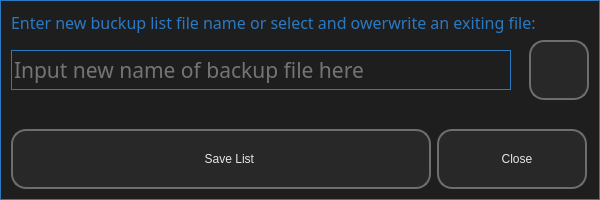
<?xml version="1.0" encoding="UTF-8"?>
<ui version="4.0">
 <class>Dialog</class>
 <widget class="QDialog" name="Dialog">
  <property name="geometry">
   <rect>
    <x>0</x>
    <y>0</y>
    <width>600</width>
    <height>200</height>
   </rect>
  </property>
  <property name="maximumSize">
   <size>
    <width>600</width>
    <height>800</height>
   </size>
  </property>
  <property name="windowTitle">
   <string>Add Item to Backup List</string>
  </property>
  <property name="styleSheet">
   <string notr="true">*{
background-color: rgb(30, 30, 30);
font: 16pt &quot;Lexend Light&quot;;
border: 1px solid;
color: rgb(230, 230, 230);
border-color: #2B79C2;
}
QLabel{
font: 12pt &quot;Lexend Light&quot;;
color: #2B79C2;
border: no
}
QLineEdit{
background-color: rgb(30, 30, 30);
}

QPushButton {
border: 2px solid;
color: rgb(230, 230, 230);
border-color: rgb(110, 110, 110);
border-radius: 15px;
background-color: rgba(60,60, 60, 80);
}

QPushButton:hover {
color: #2B79C2;
border: 3px solid;
background-color: rgba(30, 30, 30, 180);
border-color: rgb(150,150, 150);
}

QPushButton:pressed {
color: rgb(30, 30, 30);
border: 2px solid;
background-color: #2B79C2;
border-color: rgb(230, 230, 230);
}
QRadioButton {
border: no
}</string>
  </property>
  <layout class="QVBoxLayout" name="verticalLayout">
   <item>
    <widget class="QLabel" name="info_enter_name">
     <property name="font">
      <font>
       <family>Lexend Light</family>
       <pointsize>12</pointsize>
       <italic>false</italic>
       <bold>false</bold>
      </font>
     </property>
     <property name="styleSheet">
      <string notr="true"/>
     </property>
     <property name="text">
      <string>Enter new buckup list file name or select and owerwrite an exiting file:</string>
     </property>
    </widget>
   </item>
   <item>
    <layout class="QHBoxLayout" name="horizontalLayout">
     <item>
      <widget class="QLineEdit" name="input_file_name">
       <property name="minimumSize">
        <size>
         <width>500</width>
         <height>40</height>
        </size>
       </property>
       <property name="maximumSize">
        <size>
         <width>500</width>
         <height>40</height>
        </size>
       </property>
       <property name="font">
        <font>
         <family>Lexend Light</family>
         <pointsize>16</pointsize>
         <italic>false</italic>
         <bold>false</bold>
        </font>
       </property>
       <property name="styleSheet">
        <string notr="true">color: rgb(202, 202, 202);
border-color: #2B79C2;
</string>
       </property>
       <property name="text">
        <string/>
       </property>
       <property name="placeholderText">
        <string>Input new name of backup file here</string>
       </property>
      </widget>
     </item>
     <item>
      <spacer name="horizontalSpacer">
       <property name="orientation">
        <enum>Qt::Horizontal</enum>
       </property>
       <property name="sizeHint" stdset="0">
        <size>
         <width>40</width>
         <height>20</height>
        </size>
       </property>
      </spacer>
     </item>
     <item>
      <widget class="QPushButton" name="owerwrite_exist">
       <property name="sizePolicy">
        <sizepolicy hsizetype="Preferred" vsizetype="Preferred">
         <horstretch>0</horstretch>
         <verstretch>0</verstretch>
        </sizepolicy>
       </property>
       <property name="minimumSize">
        <size>
         <width>60</width>
         <height>60</height>
        </size>
       </property>
       <property name="text">
        <string/>
       </property>
       <property name="icon">
        <iconset resource="dop_win_rc.qrc">
         <normaloff>:/icon/icons/GREY/load.svg</normaloff>:/icon/icons/GREY/load.svg</iconset>
       </property>
       <property name="iconSize">
        <size>
         <width>40</width>
         <height>40</height>
        </size>
       </property>
      </widget>
     </item>
    </layout>
   </item>
   <item>
    <spacer name="verticalSpacer">
     <property name="orientation">
      <enum>Qt::Vertical</enum>
     </property>
     <property name="sizeHint" stdset="0">
      <size>
       <width>20</width>
       <height>40</height>
      </size>
     </property>
    </spacer>
   </item>
   <item>
    <layout class="QHBoxLayout" name="horizontalLayout_2">
     <item>
      <widget class="QPushButton" name="save_list">
       <property name="sizePolicy">
        <sizepolicy hsizetype="Fixed" vsizetype="Fixed">
         <horstretch>0</horstretch>
         <verstretch>0</verstretch>
        </sizepolicy>
       </property>
       <property name="minimumSize">
        <size>
         <width>420</width>
         <height>60</height>
        </size>
       </property>
       <property name="maximumSize">
        <size>
         <width>420</width>
         <height>60</height>
        </size>
       </property>
       <property name="text">
        <string>     Save List</string>
       </property>
       <property name="icon">
        <iconset resource="dop_win_rc.qrc">
         <normaloff>:/icon/icons/GREY/save.svg</normaloff>:/icon/icons/GREY/save.svg</iconset>
       </property>
       <property name="iconSize">
        <size>
         <width>40</width>
         <height>40</height>
        </size>
       </property>
      </widget>
     </item>
     <item>
      <widget class="QPushButton" name="close">
       <property name="sizePolicy">
        <sizepolicy hsizetype="Fixed" vsizetype="Fixed">
         <horstretch>0</horstretch>
         <verstretch>0</verstretch>
        </sizepolicy>
       </property>
       <property name="minimumSize">
        <size>
         <width>150</width>
         <height>60</height>
        </size>
       </property>
       <property name="maximumSize">
        <size>
         <width>150</width>
         <height>60</height>
        </size>
       </property>
       <property name="text">
        <string>   Close</string>
       </property>
       <property name="icon">
        <iconset resource="dop_win_rc.qrc">
         <normaloff>:/icon/icons/GREY/main_menu.svg</normaloff>:/icon/icons/GREY/main_menu.svg</iconset>
       </property>
       <property name="iconSize">
        <size>
         <width>50</width>
         <height>50</height>
        </size>
       </property>
      </widget>
     </item>
    </layout>
   </item>
  </layout>
 </widget>
 <resources>
  <include location="dop_win_rc.qrc"/>
 </resources>
 <connections/>
</ui>
